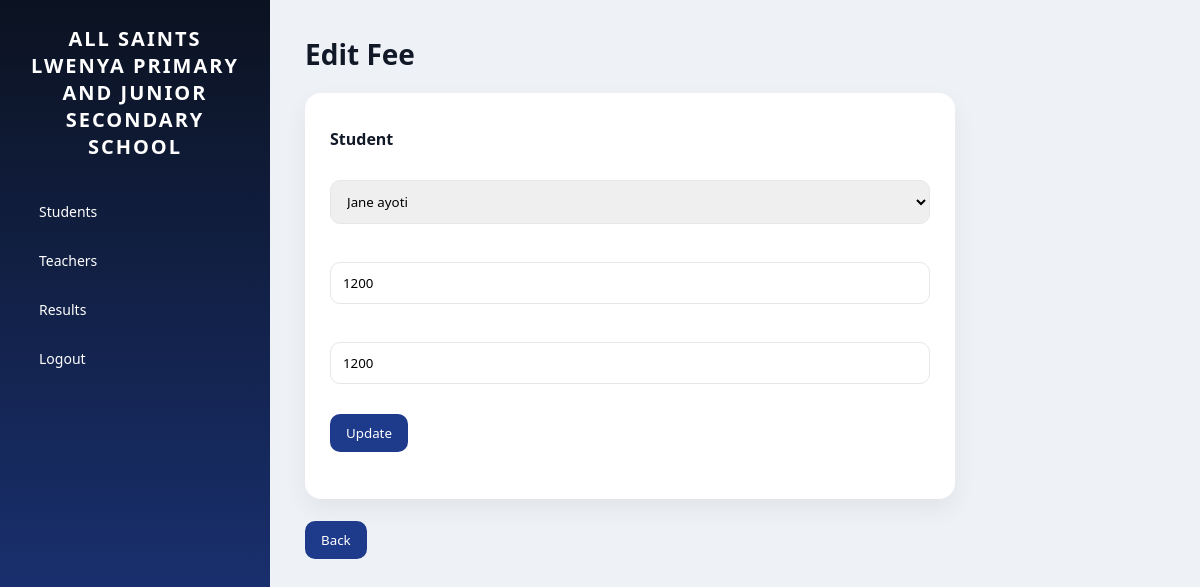
The app's page /fees/edit/17/ with its own data.
### skullapp/models.py (models this page shows, shortened)
class Fee(models.Model):
    student = models.ForeignKey('Student', on_delete=models.CASCADE)
    amount_paid = models.IntegerField(default=0)
    total_fee = models.IntegerField(default=0)

class Student(models.Model):
    first_name = models.CharField(max_length=100)
    last_name = models.CharField(max_length=100)
    admission_number = models.CharField(max_length=20, unique=True)
    student_class = models.CharField(max_length=20)

### skullapp/views.py (the view)
# urls.py: path('fees/edit/<int:pk>/', views.edit_fee, name='edit_fee'),
def edit_fee(request, pk):
    fee = get_object_or_404(Fee, id=pk)
    students = Student.objects.all()
    if request.method == "POST":
        fee.student_id = request.POST['student']
        fee.amount_paid = (request.POST.get('amount_paid') or 0)
        fee.total_fee = (request.POST.get('total_fee') or 0)
        fee.save()
        return redirect('fees')
    return render(request, 'edit_fee.html', {'fee': fee, 'students': students})

### skullapp/templates/edit_fee.html (shortened to what this page needs)
{% extends 'base.html' %}
{% block content %}
<h1>Edit Fee</h1>
<form method="POST">
    <label>Student</label><br>
    <select name="student">
        {% for student in students %}
            <option value="{{ student.id }}" {% if student.id == fee.student.id %}selected{% endif %}>
                {{ student.first_name }} {{ student.last_name }}
            </option>
        {% endfor %}
    </select><br><br>
    <input type="number" name="amount_paid" value="{{ fee.amount_paid }}"><br><br>
    <input type="number" name="total_fee" value="{{ fee.total_fee }}"><br><br>
    <button type="submit">Update</button><br><br>
</form>
<br>
<a href="{% url 'fees' %}">
    <button>Back</button>
</a>
{% endblock %}

### static/css/style.css (style rules this page uses)
* { margin: 0; padding: 0; box-sizing: border-box; font-family: 'Segoe UI', system-ui, sans-serif; }
body { display: flex; background: #eef2f7; color: #111827; min-height: 100vh; }
h1 { font-size: 28px; margin-bottom: 20px; }
button { background: #1e3a8a; color: white; border: none; padding: 10px 16px; border-radius: 10px; cursor: pointer; transition: 0.2s; font-weight: 500; }
form { background: white; padding: 25px; border-radius: 16px; box-shadow: 0 10px 25px rgba(0,0,0,0.06); max-width: 650px; }
input, select { width: 100%; padding: 11px 12px; margin: 8px 0; border-radius: 10px; border: 1px solid #e5e7eb; outline: none; transition: 0.2s; }
label { font-weight: 600; margin-top: 10px; display: block; }
a { text-decoration: none; }

### records on screen
Fee: student "Jane ayoti", amount_paid "1200", total_fee "1200"
